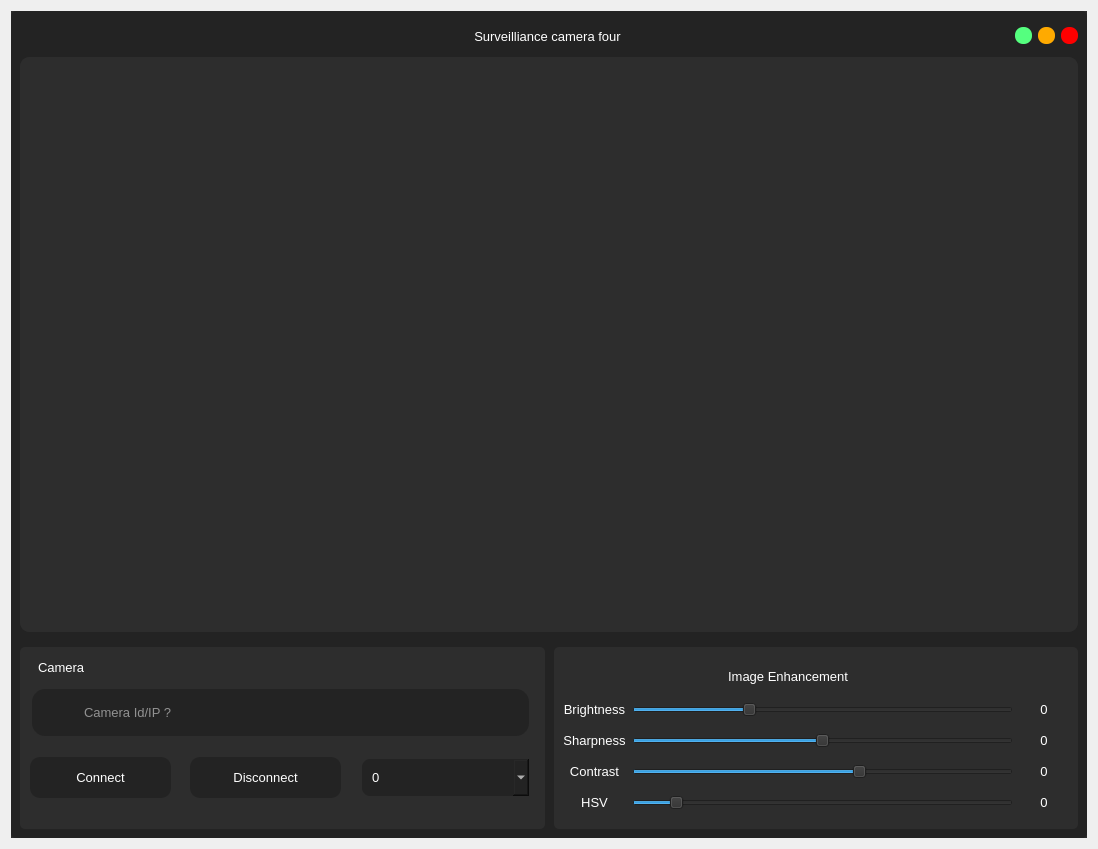
<?xml version="1.0" encoding="UTF-8"?>
<ui version="4.0">
 <class>Dialog</class>
 <widget class="QDialog" name="Dialog">
  <property name="geometry">
   <rect>
    <x>0</x>
    <y>0</y>
    <width>1098</width>
    <height>849</height>
   </rect>
  </property>
  <property name="minimumSize">
   <size>
    <width>1098</width>
    <height>819</height>
   </size>
  </property>
  <property name="maximumSize">
   <size>
    <width>1098</width>
    <height>880</height>
   </size>
  </property>
  <property name="windowTitle">
   <string>Dialog</string>
  </property>
  <layout class="QVBoxLayout" name="verticalLayout">
   <item>
    <widget class="QFrame" name="frame">
     <property name="styleSheet">
      <string notr="true">background-color: rgb(45, 45, 45);</string>
     </property>
     <property name="frameShape">
      <enum>QFrame::NoFrame</enum>
     </property>
     <property name="frameShadow">
      <enum>QFrame::Raised</enum>
     </property>
     <layout class="QVBoxLayout" name="verticalLayout_4">
      <property name="spacing">
       <number>0</number>
      </property>
      <property name="leftMargin">
       <number>0</number>
      </property>
      <property name="topMargin">
       <number>0</number>
      </property>
      <property name="rightMargin">
       <number>0</number>
      </property>
      <property name="bottomMargin">
       <number>0</number>
      </property>
      <item>
       <widget class="QFrame" name="frame_2">
        <property name="styleSheet">
         <string notr="true">QFrame{
	background-color: rgb(35, 35, 35);
	border-radius:5px;
}</string>
        </property>
        <property name="frameShape">
         <enum>QFrame::NoFrame</enum>
        </property>
        <property name="frameShadow">
         <enum>QFrame::Raised</enum>
        </property>
        <layout class="QVBoxLayout" name="verticalLayout_2">
         <property name="leftMargin">
          <number>0</number>
         </property>
         <property name="topMargin">
          <number>0</number>
         </property>
         <property name="rightMargin">
          <number>0</number>
         </property>
         <property name="bottomMargin">
          <number>0</number>
         </property>
         <item>
          <widget class="QFrame" name="frame_3">
           <property name="minimumSize">
            <size>
             <width>0</width>
             <height>40</height>
            </size>
           </property>
           <property name="maximumSize">
            <size>
             <width>16777215</width>
             <height>30</height>
            </size>
           </property>
           <property name="frameShape">
            <enum>QFrame::NoFrame</enum>
           </property>
           <property name="frameShadow">
            <enum>QFrame::Raised</enum>
           </property>
           <layout class="QHBoxLayout" name="horizontalLayout">
            <property name="topMargin">
             <number>0</number>
            </property>
            <property name="bottomMargin">
             <number>0</number>
            </property>
            <item>
             <widget class="QLabel" name="label">
              <property name="minimumSize">
               <size>
                <width>60</width>
                <height>0</height>
               </size>
              </property>
              <property name="maximumSize">
               <size>
                <width>60</width>
                <height>16777215</height>
               </size>
              </property>
              <property name="text">
               <string/>
              </property>
              <property name="pixmap">
               <pixmap resource="../resource/asset.qrc">:/icons/asset/video.svg</pixmap>
              </property>
             </widget>
            </item>
            <item>
             <widget class="QLabel" name="label_2">
              <property name="font">
               <font>
                <family>Arial</family>
                <pointsize>10</pointsize>
               </font>
              </property>
              <property name="styleSheet">
               <string notr="true">QLabel{
	color: rgb(255, 255, 255);
}</string>
              </property>
              <property name="text">
               <string>Surveilliance camera four</string>
              </property>
              <property name="alignment">
               <set>Qt::AlignCenter</set>
              </property>
             </widget>
            </item>
            <item>
             <widget class="QPushButton" name="btn_minimize">
              <property name="minimumSize">
               <size>
                <width>16</width>
                <height>16</height>
               </size>
              </property>
              <property name="maximumSize">
               <size>
                <width>17</width>
                <height>17</height>
               </size>
              </property>
              <property name="styleSheet">
               <string notr="true">QPushButton{
	background-color: rgb(85, 255, 127);
	border:none;
	border-radius: 8px;
}

QPushButton:hover{	
	background-color: rgba(85, 255, 127,150);
	
}</string>
              </property>
              <property name="text">
               <string/>
              </property>
             </widget>
            </item>
            <item>
             <widget class="QPushButton" name="btn_maximize">
              <property name="minimumSize">
               <size>
                <width>16</width>
                <height>16</height>
               </size>
              </property>
              <property name="maximumSize">
               <size>
                <width>17</width>
                <height>17</height>
               </size>
              </property>
              <property name="styleSheet">
               <string notr="true">QPushButton{
	
	background-color: rgb(255, 170, 0);
	border:none;
	border-radius: 8px;
}

QPushButton:hover{	
	background-color: rgba(255, 170, 0,150);
	
}</string>
              </property>
              <property name="text">
               <string/>
              </property>
             </widget>
            </item>
            <item>
             <widget class="QPushButton" name="btn_close">
              <property name="minimumSize">
               <size>
                <width>16</width>
                <height>16</height>
               </size>
              </property>
              <property name="maximumSize">
               <size>
                <width>17</width>
                <height>17</height>
               </size>
              </property>
              <property name="styleSheet">
               <string notr="true">QPushButton{
	background-color: rgb(255, 0, 0);
	border:none;
	border-radius: 8px;
}

QPushButton:hover{	
	background-color: rgba(255, 0, 0,150);
	
}</string>
              </property>
              <property name="text">
               <string/>
              </property>
             </widget>
            </item>
           </layout>
          </widget>
         </item>
         <item>
          <widget class="QFrame" name="frame_4">
           <property name="frameShape">
            <enum>QFrame::NoFrame</enum>
           </property>
           <property name="frameShadow">
            <enum>QFrame::Raised</enum>
           </property>
           <layout class="QVBoxLayout" name="verticalLayout_3">
            <property name="leftMargin">
             <number>9</number>
            </property>
            <property name="topMargin">
             <number>0</number>
            </property>
            <property name="rightMargin">
             <number>9</number>
            </property>
            <property name="bottomMargin">
             <number>0</number>
            </property>
            <item>
             <widget class="QFrame" name="camera_view">
              <property name="minimumSize">
               <size>
                <width>0</width>
                <height>400</height>
               </size>
              </property>
              <property name="styleSheet">
               <string notr="true">QFrame{
	border-radius:10px;
	background-color: rgb(45, 45, 45);
}</string>
              </property>
              <property name="frameShape">
               <enum>QFrame::NoFrame</enum>
              </property>
              <property name="frameShadow">
               <enum>QFrame::Raised</enum>
              </property>
              <layout class="QVBoxLayout" name="verticalLayout_5">
               <property name="spacing">
                <number>6</number>
               </property>
               <property name="leftMargin">
                <number>0</number>
               </property>
               <property name="topMargin">
                <number>0</number>
               </property>
               <property name="rightMargin">
                <number>0</number>
               </property>
               <property name="bottomMargin">
                <number>0</number>
               </property>
               <item>
                <widget class="QLabel" name="camera_feeds">
                 <property name="font">
                  <font>
                   <family>Arial</family>
                   <pointsize>12</pointsize>
                  </font>
                 </property>
                 <property name="styleSheet">
                  <string notr="true">QLabel{
	color: rgb(255, 255, 255);
	border-radius:10px;
	background-color: rgb(45, 45, 45);
}</string>
                 </property>
                 <property name="text">
                  <string/>
                 </property>
                 <property name="pixmap">
                  <pixmap resource="../resource/asset.qrc">:/icons/asset/camera-off.svg</pixmap>
                 </property>
                 <property name="alignment">
                  <set>Qt::AlignCenter</set>
                 </property>
                </widget>
               </item>
              </layout>
             </widget>
            </item>
           </layout>
          </widget>
         </item>
         <item>
          <widget class="QFrame" name="frame_5">
           <property name="maximumSize">
            <size>
             <width>16777215</width>
             <height>200</height>
            </size>
           </property>
           <property name="frameShape">
            <enum>QFrame::NoFrame</enum>
           </property>
           <property name="frameShadow">
            <enum>QFrame::Raised</enum>
           </property>
           <layout class="QHBoxLayout" name="horizontalLayout_2">
            <property name="spacing">
             <number>9</number>
            </property>
            <property name="leftMargin">
             <number>9</number>
            </property>
            <item>
             <widget class="QFrame" name="frame_6">
              <property name="minimumSize">
               <size>
                <width>525</width>
                <height>0</height>
               </size>
              </property>
              <property name="maximumSize">
               <size>
                <width>520</width>
                <height>16777215</height>
               </size>
              </property>
              <property name="styleSheet">
               <string notr="true">
QFrame{
	background-color: rgb(45, 45, 45);
	border-radius:5px;
}</string>
              </property>
              <property name="frameShape">
               <enum>QFrame::StyledPanel</enum>
              </property>
              <property name="frameShadow">
               <enum>QFrame::Raised</enum>
              </property>
              <widget class="QLabel" name="label_28">
               <property name="geometry">
                <rect>
                 <x>20</x>
                 <y>50</y>
                 <width>41</width>
                 <height>31</height>
                </rect>
               </property>
               <property name="styleSheet">
                <string notr="true">background-color: rgb(35,35,35);</string>
               </property>
               <property name="text">
                <string/>
               </property>
               <property name="pixmap">
                <pixmap resource="../resource/asset.qrc">:/icons/asset/video.svg</pixmap>
               </property>
              </widget>
              <widget class="QPushButton" name="btn_exit_cam_connect">
               <property name="geometry">
                <rect>
                 <x>10</x>
                 <y>110</y>
                 <width>141</width>
                 <height>41</height>
                </rect>
               </property>
               <property name="font">
                <font>
                 <pointsize>10</pointsize>
                </font>
               </property>
               <property name="styleSheet">
                <string notr="true">QPushButton{
	color: rgb(255, 255, 255);
	background-color: rgb(35, 35, 35);
	border:none;
	border-radius: 10px;
}

QPushButton:hover{
	border-radius: 20px;
}

QPushButton:pressed{
	border: 2px solid rgb(255,255,255);	
}</string>
               </property>
               <property name="text">
                <string>Connect</string>
               </property>
               <property name="icon">
                <iconset resource="../resource/asset.qrc">
                 <normaloff>:/icons/asset/video.svg</normaloff>:/icons/asset/video.svg</iconset>
               </property>
               <property name="iconSize">
                <size>
                 <width>30</width>
                 <height>30</height>
                </size>
               </property>
               <property name="flat">
                <bool>true</bool>
               </property>
              </widget>
              <widget class="QLineEdit" name="exit_cam_ip">
               <property name="geometry">
                <rect>
                 <x>10</x>
                 <y>40</y>
                 <width>501</width>
                 <height>51</height>
                </rect>
               </property>
               <property name="font">
                <font>
                 <pointsize>10</pointsize>
                </font>
               </property>
               <property name="styleSheet">
                <string notr="true">QLineEdit{
    background-color: rgb(35,35,35);
	color: rgb(255, 255, 255);
	border: 2px solid  rgb(45, 45, 45);
	border-radius:15px;
	padding-left: 50px;
}

QLineEdit:hover{
	border:2px solid rgb(35, 35, 35);
}

QLineEdit:focus{
	border:2px solid rgb(255, 255, 255);
}</string>
               </property>
               <property name="placeholderText">
                <string>Camera Id/IP ?</string>
               </property>
               <property name="clearButtonEnabled">
                <bool>true</bool>
               </property>
              </widget>
              <widget class="QComboBox" name="exit_comboBox">
               <property name="geometry">
                <rect>
                 <x>340</x>
                 <y>110</y>
                 <width>171</width>
                 <height>41</height>
                </rect>
               </property>
               <property name="minimumSize">
                <size>
                 <width>0</width>
                 <height>41</height>
                </size>
               </property>
               <property name="maximumSize">
                <size>
                 <width>16777215</width>
                 <height>41</height>
                </size>
               </property>
               <property name="font">
                <font>
                 <pointsize>10</pointsize>
                </font>
               </property>
               <property name="styleSheet">
                <string notr="true">QComboBox{
	background-color: rgb(35,35,35);
	color: rgb(255, 255, 255);
	border: 2px solid rgb(45, 45, 45);
	padding-left:10px;
	border-radius: 10px;
}</string>
               </property>
               <property name="frame">
                <bool>false</bool>
               </property>
               <item>
                <property name="text">
                 <string>0</string>
                </property>
               </item>
               <item>
                <property name="text">
                 <string>1</string>
                </property>
               </item>
               <item>
                <property name="text">
                 <string>2</string>
                </property>
               </item>
               <item>
                <property name="text">
                 <string>3</string>
                </property>
               </item>
               <item>
                <property name="text">
                 <string>4</string>
                </property>
               </item>
               <item>
                <property name="text">
                 <string>5</string>
                </property>
               </item>
              </widget>
              <widget class="QPushButton" name="btn_exit_cam_disconect">
               <property name="geometry">
                <rect>
                 <x>170</x>
                 <y>110</y>
                 <width>151</width>
                 <height>41</height>
                </rect>
               </property>
               <property name="font">
                <font>
                 <pointsize>10</pointsize>
                </font>
               </property>
               <property name="styleSheet">
                <string notr="true">QPushButton{
	color: rgb(255, 255, 255);
	background-color: rgb(35, 35, 35);
	border:none;
	border-radius: 10px;
}

QPushButton:hover{
	border-radius: 20px;
}

QPushButton:pressed{
	border: 2px solid rgb(255,255,255);	
}</string>
               </property>
               <property name="text">
                <string>Disconnect</string>
               </property>
               <property name="icon">
                <iconset resource="../resource/asset.qrc">
                 <normaloff>:/icons/asset/video-off.svg</normaloff>:/icons/asset/video-off.svg</iconset>
               </property>
               <property name="iconSize">
                <size>
                 <width>30</width>
                 <height>30</height>
                </size>
               </property>
               <property name="flat">
                <bool>true</bool>
               </property>
              </widget>
              <widget class="QLabel" name="label_15">
               <property name="geometry">
                <rect>
                 <x>10</x>
                 <y>10</y>
                 <width>451</width>
                 <height>20</height>
                </rect>
               </property>
               <property name="minimumSize">
                <size>
                 <width>0</width>
                 <height>20</height>
                </size>
               </property>
               <property name="maximumSize">
                <size>
                 <width>16777215</width>
                 <height>20</height>
                </size>
               </property>
               <property name="font">
                <font>
                 <family>Arial</family>
                 <pointsize>10</pointsize>
                </font>
               </property>
               <property name="styleSheet">
                <string notr="true">color: rgb(255, 255, 255);
padding-left:5px;</string>
               </property>
               <property name="text">
                <string>Camera </string>
               </property>
               <property name="alignment">
                <set>Qt::AlignLeading|Qt::AlignLeft|Qt::AlignVCenter</set>
               </property>
              </widget>
              <zorder>btn_exit_cam_connect</zorder>
              <zorder>exit_cam_ip</zorder>
              <zorder>exit_comboBox</zorder>
              <zorder>btn_exit_cam_disconect</zorder>
              <zorder>label_28</zorder>
              <zorder>label_15</zorder>
             </widget>
            </item>
            <item>
             <widget class="QFrame" name="frame_7">
              <property name="maximumSize">
               <size>
                <width>525</width>
                <height>16777215</height>
               </size>
              </property>
              <property name="styleSheet">
               <string notr="true">QFrame{
	background-color: rgb(45, 45, 45);
	border-radius:5px;
}</string>
              </property>
              <property name="frameShape">
               <enum>QFrame::NoFrame</enum>
              </property>
              <property name="frameShadow">
               <enum>QFrame::Raised</enum>
              </property>
              <layout class="QGridLayout" name="gridLayout">
               <item row="0" column="0" colspan="2">
                <widget class="QLabel" name="label_14">
                 <property name="minimumSize">
                  <size>
                   <width>0</width>
                   <height>20</height>
                  </size>
                 </property>
                 <property name="maximumSize">
                  <size>
                   <width>16777215</width>
                   <height>20</height>
                  </size>
                 </property>
                 <property name="font">
                  <font>
                   <family>Arial</family>
                   <pointsize>10</pointsize>
                  </font>
                 </property>
                 <property name="styleSheet">
                  <string notr="true">color: rgb(255, 255, 255);</string>
                 </property>
                 <property name="text">
                  <string>Image Enhancement</string>
                 </property>
                 <property name="alignment">
                  <set>Qt::AlignCenter</set>
                 </property>
                </widget>
               </item>
               <item row="1" column="0">
                <widget class="QLabel" name="entry_dilation_label">
                 <property name="font">
                  <font>
                   <family>Arial</family>
                   <pointsize>10</pointsize>
                   <weight>50</weight>
                   <bold>false</bold>
                  </font>
                 </property>
                 <property name="styleSheet">
                  <string notr="true">QLabel{
	color: rgb(255, 255, 255);
	background-color: rgb(45, 45, 45);
	border-radius: 10px;
}</string>
                 </property>
                 <property name="text">
                  <string>Brightness</string>
                 </property>
                 <property name="alignment">
                  <set>Qt::AlignCenter</set>
                 </property>
                </widget>
               </item>
               <item row="1" column="1">
                <widget class="QSlider" name="brightness">
                 <property name="toolTip">
                  <string/>
                 </property>
                 <property name="maximum">
                  <number>100</number>
                 </property>
                 <property name="value">
                  <number>30</number>
                 </property>
                 <property name="orientation">
                  <enum>Qt::Horizontal</enum>
                 </property>
                </widget>
               </item>
               <item row="1" column="2">
                <widget class="QLabel" name="brightness_value">
                 <property name="minimumSize">
                  <size>
                   <width>50</width>
                   <height>0</height>
                  </size>
                 </property>
                 <property name="font">
                  <font>
                   <family>Arial</family>
                   <pointsize>10</pointsize>
                   <weight>50</weight>
                   <bold>false</bold>
                  </font>
                 </property>
                 <property name="styleSheet">
                  <string notr="true">QLabel{
	color: rgb(255, 255, 255);
	background-color: rgb(45, 45, 45);
	border-radius: 10px;
}</string>
                 </property>
                 <property name="text">
                  <string>0</string>
                 </property>
                 <property name="alignment">
                  <set>Qt::AlignCenter</set>
                 </property>
                </widget>
               </item>
               <item row="2" column="0">
                <widget class="QLabel" name="entry_erosion_label">
                 <property name="font">
                  <font>
                   <family>Arial</family>
                   <pointsize>10</pointsize>
                   <weight>50</weight>
                   <bold>false</bold>
                  </font>
                 </property>
                 <property name="styleSheet">
                  <string notr="true">QLabel{
	color: rgb(255, 255, 255);
	background-color: rgb(45, 45, 45);
	border-radius: 10px;
}</string>
                 </property>
                 <property name="text">
                  <string>Sharpness</string>
                 </property>
                 <property name="alignment">
                  <set>Qt::AlignCenter</set>
                 </property>
                </widget>
               </item>
               <item row="2" column="1">
                <widget class="QSlider" name="sharpness">
                 <property name="maximum">
                  <number>100</number>
                 </property>
                 <property name="value">
                  <number>50</number>
                 </property>
                 <property name="orientation">
                  <enum>Qt::Horizontal</enum>
                 </property>
                </widget>
               </item>
               <item row="2" column="2">
                <widget class="QLabel" name="sharpness_value">
                 <property name="minimumSize">
                  <size>
                   <width>50</width>
                   <height>0</height>
                  </size>
                 </property>
                 <property name="font">
                  <font>
                   <family>Arial</family>
                   <pointsize>10</pointsize>
                   <weight>50</weight>
                   <bold>false</bold>
                  </font>
                 </property>
                 <property name="styleSheet">
                  <string notr="true">QLabel{
	color: rgb(255, 255, 255);
	background-color: rgb(45, 45, 45);
	border-radius: 10px;
}</string>
                 </property>
                 <property name="text">
                  <string>0</string>
                 </property>
                 <property name="alignment">
                  <set>Qt::AlignCenter</set>
                 </property>
                </widget>
               </item>
               <item row="3" column="0">
                <widget class="QLabel" name="entry_blur_label">
                 <property name="font">
                  <font>
                   <family>Arial</family>
                   <pointsize>10</pointsize>
                   <weight>50</weight>
                   <bold>false</bold>
                  </font>
                 </property>
                 <property name="styleSheet">
                  <string notr="true">QLabel{
	color: rgb(255, 255, 255);
	background-color: rgb(45, 45, 45);
	border-radius: 10px;
}</string>
                 </property>
                 <property name="text">
                  <string>Contrast</string>
                 </property>
                 <property name="alignment">
                  <set>Qt::AlignCenter</set>
                 </property>
                </widget>
               </item>
               <item row="3" column="1">
                <widget class="QSlider" name="contrast">
                 <property name="maximum">
                  <number>100</number>
                 </property>
                 <property name="value">
                  <number>60</number>
                 </property>
                 <property name="orientation">
                  <enum>Qt::Horizontal</enum>
                 </property>
                </widget>
               </item>
               <item row="3" column="2">
                <widget class="QLabel" name="contrast_value">
                 <property name="minimumSize">
                  <size>
                   <width>50</width>
                   <height>0</height>
                  </size>
                 </property>
                 <property name="font">
                  <font>
                   <family>Arial</family>
                   <pointsize>10</pointsize>
                   <weight>50</weight>
                   <bold>false</bold>
                  </font>
                 </property>
                 <property name="styleSheet">
                  <string notr="true">QLabel{
	color: rgb(255, 255, 255);
	background-color: rgb(45, 45, 45);
	border-radius: 10px;
}</string>
                 </property>
                 <property name="text">
                  <string>0</string>
                 </property>
                 <property name="alignment">
                  <set>Qt::AlignCenter</set>
                 </property>
                </widget>
               </item>
               <item row="4" column="0">
                <widget class="QLabel" name="entry_unimp_label">
                 <property name="font">
                  <font>
                   <family>Arial</family>
                   <pointsize>10</pointsize>
                   <weight>50</weight>
                   <bold>false</bold>
                  </font>
                 </property>
                 <property name="styleSheet">
                  <string notr="true">QLabel{
	color: rgb(255, 255, 255);
	background-color: rgb(45, 45, 45);
	border-radius: 10px;
}</string>
                 </property>
                 <property name="text">
                  <string>HSV</string>
                 </property>
                 <property name="alignment">
                  <set>Qt::AlignCenter</set>
                 </property>
                </widget>
               </item>
               <item row="4" column="1">
                <widget class="QSlider" name="hsv">
                 <property name="maximum">
                  <number>100</number>
                 </property>
                 <property name="value">
                  <number>10</number>
                 </property>
                 <property name="orientation">
                  <enum>Qt::Horizontal</enum>
                 </property>
                </widget>
               </item>
               <item row="4" column="2">
                <widget class="QLabel" name="hsv_value">
                 <property name="minimumSize">
                  <size>
                   <width>50</width>
                   <height>0</height>
                  </size>
                 </property>
                 <property name="font">
                  <font>
                   <family>Arial</family>
                   <pointsize>10</pointsize>
                   <weight>50</weight>
                   <bold>false</bold>
                  </font>
                 </property>
                 <property name="styleSheet">
                  <string notr="true">QLabel{
	color: rgb(255, 255, 255);
	background-color: rgb(45, 45, 45);
	border-radius: 10px;
}</string>
                 </property>
                 <property name="text">
                  <string>0</string>
                 </property>
                 <property name="alignment">
                  <set>Qt::AlignCenter</set>
                 </property>
                </widget>
               </item>
              </layout>
             </widget>
            </item>
           </layout>
          </widget>
         </item>
        </layout>
       </widget>
      </item>
     </layout>
    </widget>
   </item>
  </layout>
 </widget>
 <resources>
  <include location="../resource/asset.qrc"/>
 </resources>
 <connections/>
</ui>
